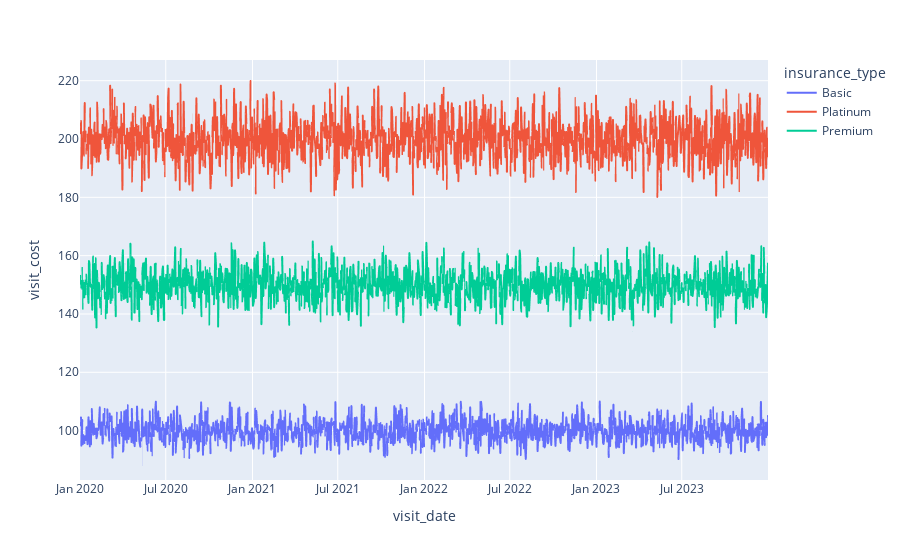

The notebook cell this image was saved under:
### Markdown cell above
### 3-3. Time Trend Graph

### Code cell
data["visit_date"] = pd.to_datetime(data["visit_date"])
grouped = data.groupby(["visit_date", "insurance_type"], as_index=False)["visit_cost"].mean()

fig = px.line(grouped, x = "visit_date", y = "visit_cost", color = "insurance_type")
plt.title("Walking Speed Trends over time by Insurance Type")
plt.xlabel("Date")
plt.ylabel("Costs")
fig.show()

### Figure 1 — Plotly figure (JSON) as saved in the notebook; plotly's stock layout.template omitted (floating-point values rounded to 4 significant figures; data arrays with more than 128 entries replaced by an {"elided": "..."} marker saying what was removed)
{"data": [{"hovertemplate": "insurance_type=Basic<br>visit_date=%{x}<br>visit_cost=%{y}<extra></extra>", "legendgroup": "Basic", "line": {"color": "#636efa", "dash": "solid"}, "marker": {"symbol": "circle"}, "mode": "lines", "name": "Basic", "showlegend": true, "type": "scattergl", "x": {"elided": "1403 str values"}, "xaxis": "x", "y": {"elided": "1403 float values"}, "yaxis": "y"}, {"hovertemplate": "insurance_type=Platinum<br>visit_date=%{x}<br>visit_cost=%{y}<extra></extra>", "legendgroup": "Platinum", "line": {"color": "#EF553B", "dash": "solid"}, "marker": {"symbol": "circle"}, "mode": "lines", "name": "Platinum", "showlegend": true, "type": "scattergl", "x": {"elided": "1419 str values"}, "xaxis": "x", "y": {"elided": "1419 float values"}, "yaxis": "y"}, {"hovertemplate": "insurance_type=Premium<br>visit_date=%{x}<br>visit_cost=%{y}<extra></extra>", "legendgroup": "Premium", "line": {"color": "#00cc96", "dash": "solid"}, "marker": {"symbol": "circle"}, "mode": "lines", "name": "Premium", "showlegend": true, "type": "scattergl", "x": {"elided": "1417 str values"}, "xaxis": "x", "y": {"elided": "1417 float values"}, "yaxis": "y"}], "layout": {"legend": {"title": {"text": "insurance_type"}, "tracegroupgap": 0}, "margin": {"t": 60}, "xaxis": {"anchor": "y", "domain": [0, 1], "title": {"text": "visit_date"}}, "yaxis": {"anchor": "x", "domain": [0, 1], "title": {"text": "visit_cost"}}}}
